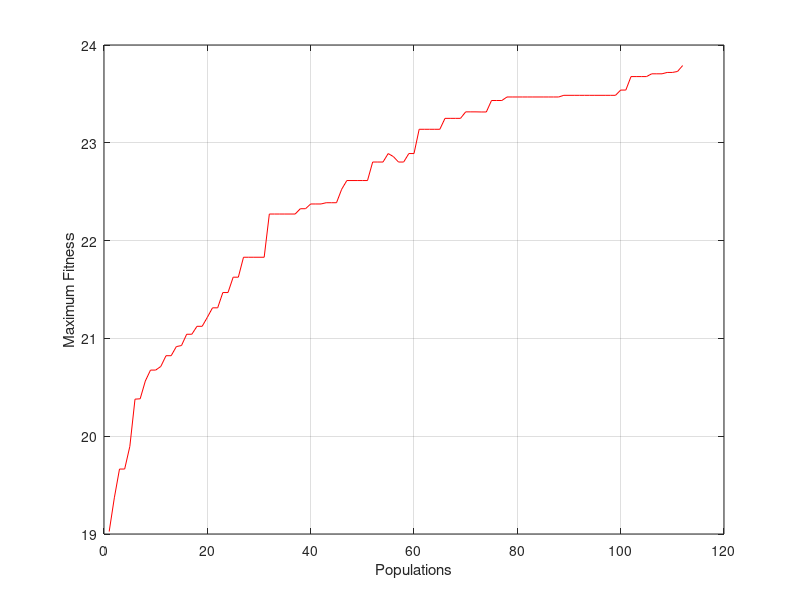
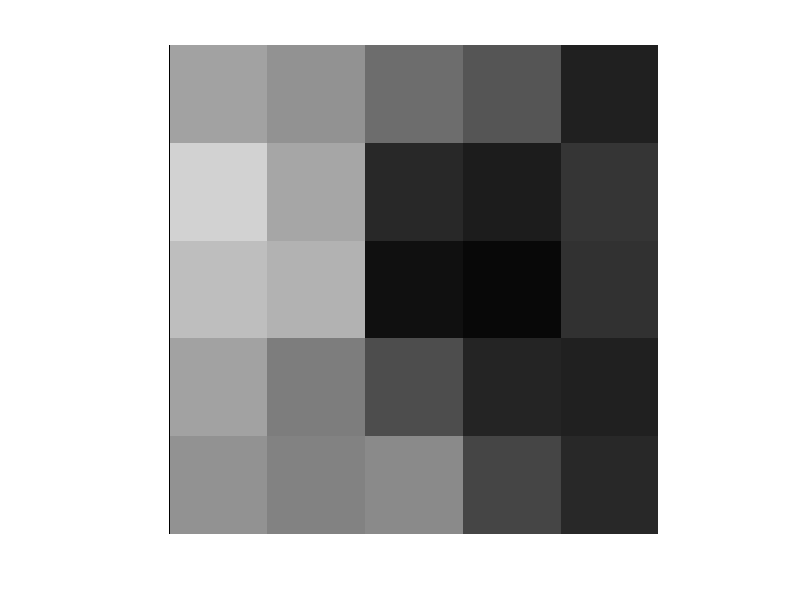

The MATLAB script that drew these images, in order:
%***************************************************************************************************

1 ;  # Prevent Octave from thinking that this is a function file

%***************************************************************************************************

more  off ;
clear all ;
clc       ;

%***************************************************************************************************

global h =    5    ;  % Image height
global w =    5    ;  % Image width
global p =   10    ;  % Population size
global r =    0.90 ;  % Mutation probability
global t =    0.95 ;  % Acceptable rate of fitness
global f = 9999    ;  % Maximum populations

%---------------------------------------------------------------------------------------------------

global s = h * w   ;  % Image size in pixels
global m = s       ;  % Maximum possible fitness value

%***************************************************************************************************

% image  : an h x w rectangular matrix
% vector : a column vector of size s

function vector = imageToVector ( image )

  global s ;

  vector = reshape( image , s , 1 ) ;

endfunction

%***************************************************************************************************

% vector : a column vector of size s
% image  : an h x w rectangular matrix

function image = vectorToImage ( vector )

  global h w ;

  image = reshape( vector , h , w ) ;

endfunction

%***************************************************************************************************

% cumulativeDistribution : a row vector of size p with cumulative probabilities (last entry is 1.0)
% index                  : index, selected using fitness proportionate (roulette wheel) selection

function index = rouletteWheelSelect ( cumulativeDistribution )

  global p ;

  index = 1      ;
  value = rand() ;

  for i = 1 : p

    if ( cumulativeDistribution( 1 , i ) >= value )

      index = i ;
      break     ;

    endif

  endfor

endfunction

%***************************************************************************************************

% Performs single-point crossover on two column vectors (parents)
% Result is two column vectors (offsprings)

function [ child1 , child2 ] = crossover ( parent1 , parent2 )

  global s ;

  splitPoint = randi( s - 1 ) ;

  child1(1            : splitPoint , 1) = parent1(1            : splitPoint , 1) ;
  child1(splitPoint+1 : s          , 1) = parent2(splitPoint+1 : s          , 1) ;

  child2(1            : splitPoint , 1) = parent2(1            : splitPoint , 1) ;
  child2(splitPoint+1 : s          , 1) = parent1(splitPoint+1 : s          , 1) ;

endfunction

%***************************************************************************************************

% Performs two-point crossover on two column vectors (parents)
% Result is two column vectors (offsprings)

function [ child1 , child2 ] = crossover2 ( parent1 , parent2 )

  global s ;

  splitPoint1 =               randi( s - 2           ) ;
  splitPoint2 = splitPoint1 + randi( s - splitPoint1 ) ;

  child1( : , 1 ) = parent1( : , 1 ) ;
  child2( : , 1 ) = parent2( : , 1 ) ;

  child1( splitPoint1 : splitPoint2 , 1 ) = parent2( splitPoint1 : splitPoint2 , 1 ) ;
  child2( splitPoint1 : splitPoint2 , 1 ) = parent1( splitPoint1 : splitPoint2 , 1 ) ;

endfunction

%***************************************************************************************************

% vector : a column vector of size s
% Result is another column vector of size s with one randomly mutated entry

function mutated = mutate ( vector )

  global s ;

  mutationPoint = randi( s ) ;

  mutated( :             , 1 ) = vector( : , 1 ) ;
  mutated( mutationPoint , 1 ) = rand()          ;

endfunction

%***************************************************************************************************

% vector : a column vector of size s
% value  : fitness score between 0 and m

function value = fitness ( vector )

  global h w s ;

  f = 0 ;
  for p = 0 : (s-1)
    f += abs(vector(p+1,1)-(sin((sqrt((1+floor(p/h)-(w/2))^2+(-(1+mod(p,h)-(h/2)))^2)  / ...
         sqrt((w/2)^2+(h/2)^2))^0.6*25.13274122872)+10*(abs(atan2((-(1+mod(p,h)-(h/2))), ...
         (1+floor(p/h)-(w/2)))*57.295779513)/180))/11) ;
  endfor
  value = (s-f) ;

endfunction

%***************************************************************************************************

% populationSize        : number of individuals in the population
% mutationProbability   : probability of applying mutation to each offspring
% acceptableFitnessRate : stopping criterion (if fitness reaches this rate * m, training can stop)
% maximumPopulations    : stopping criterion (if iteration count exceeds this, training can stop)
% bestIndividual        : a column vector of size s
% fitnessHistory        : a row vector that keeps maximum fitness of each population in training

function [ bestIndividual , fitnessHistory ] = geneticAlgorithm ( populationSize        , ...
                                                                  mutationProbability   , ...
                                                                  acceptableFitnessRate , ...
                                                                  maximumPopulations    )
  global h w s m ;

  populationNo = 1                          ;
  population   = rand( s , populationSize ) ;  % Initial population




  %
  %
  % TODO
  %
  % JUST COMPLETE THIS FUNCTION IMPLEMENTATION !
  %
  % YOU MAY ADD HELPER FUNCTIONS BELOW IF YOU NEED !
  %

  fitnessHistory = [];
  fitnessArray = [];
  
  while true,
  
    if populationNo > maximumPopulations,
      break;
    end;
    
    newPopulation = [];
    populationNo = populationNo + 1;
    cumulativeFitnessArray = [];
    totalFitness = 0;
  
    %fitness array
    for i = 1:populationSize,
      currentFitness = fitness(population(1:rows(population), i));
      totalFitness = totalFitness + currentFitness;
      fitnessArray(1,i)=currentFitness;
    end; 
    
    %disp(fitnessArray);
    fitnessHistory(1,columns(fitnessHistory) + 1) = max(fitnessArray);
    
    %cumulative fitness
    numerator = 0;
    for i = 1:populationSize,
      numerator = fitnessArray(1,i);
      j = 1;
      while j < i-1,
        numerator = numerator + fitnessArray(1,j);
        j = j + 1;
      end;
      numerator = numerator / totalFitness; 
      cumulativeFitnessArray(1,i) = numerator;
    end; 
    
    %first max
    maxFitness1 = max(fitnessArray);
    disp(maxFitness1);
    maxIndex1 = 0;
    
    %second max
    maxFitness2 = 0;
    maxIndex2 = 0;
    for i = 1:populationSize,
      if fitnessArray(1,i) > maxFitness2 && fitnessArray(1,i) != maxFitness1,
        maxFitness2 = fitnessArray(1,i);
        maxIndex2 = i;
      end;
      if fitnessArray(1,i) == maxFitness1,
        maxIndex1 = i;
      end;
    end;
    
    %put two bests into new population
    newPopulation(1:rows(population),1)=population(1:rows(population),maxIndex1);
    newPopulation(1:rows(population),2)=population(1:rows(population),maxIndex2);
    
    %treshold break
    bestIndividual = population(1:rows(population),maxIndex1);
    if maxFitness1 >= m * acceptableFitnessRate,
      break;
    end;
    
    %first min
    minFitness1 = min(fitnessArray);
    minIndex1 = 0;
    
    %second min
    minFitness2 = 999999999;
    minIndex2 = 0;
    for i=1:populationSize,
      if fitnessArray(1,i) < minFitness2 && fitnessArray(1,i) != minFitness1,
        minFitness2 = fitnessArray(1,i);
        minIndex2 = i;
      end;
      if fitnessArray(1,i) == minFitness1,
        minIndex1 = i;
      end;
    end;

    %crossover between 8 bests 
    for i = 1:((populationSize-2)/2)
      while true,        
        index1 = rouletteWheelSelect(cumulativeFitnessArray);
        if index1 != minIndex1 && index1 != minIndex2,
          break
        end;
      end;
      
      while true,
        index2 = rouletteWheelSelect(cumulativeFitnessArray);
        if index2 != index1 && index2 != minIndex1 && index2 && minIndex2,
          break;
        end;
      end;
      
      crossoverPop1 = population(1:rows(population),index1);
      crossoverPop2 = population(1:rows(population),index2);
      [crossoverResult1, crossoverResult2] = crossover(crossoverPop1,crossoverPop2);
      newPopulation(1:rows(newPopulation),columns(newPopulation)+1) = crossoverResult1;
      newPopulation(1:rows(newPopulation),columns(newPopulation)+1) = crossoverResult2;
    end;
    
    %mutation between worst 8
    for i = 1:populationSize,
      mutationRandom = randi(10);
      if  i != maxIndex1 && i != maxIndex2 && mutationRandom < mutationProbability * 10,
        newPopulation(1:rows(newPopulation),i) = mutate(newPopulation(1:rows(newPopulation),i));
      end;
    end;
    
    %update population with Ps
    population = newPopulation;
    
  end;


endfunction

%***************************************************************************************************

% Main part of the script

figure(1) ;  clf ;

[ bestIndividual , fitnessHistory ] = geneticAlgorithm( p , r , t , f ) ;

bestImage = vectorToImage( bestIndividual ) ;

imshow ( bestImage                ) ;
imwrite( bestImage , "Result.jpg" ) ;

figure(2) ;  clf ;

plot  ( fitnessHistory , "r" ) ;  grid on ;
xlabel( "Populations"        ) ;
ylabel( "Maximum Fitness"    ) ;

print -djpg "Fitness.jpg" ;

%***************************************************************************************************

